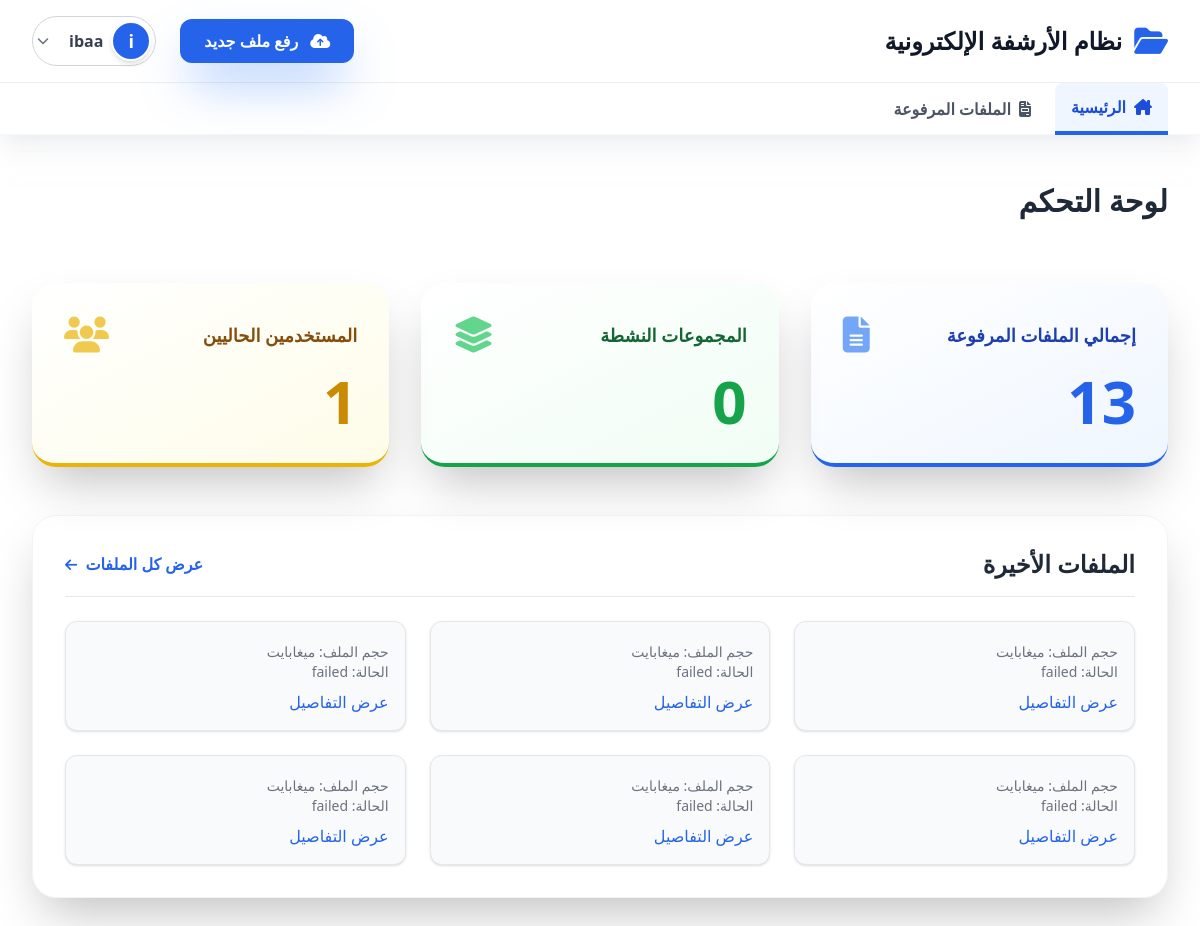
The page /dashboard/ (signed in) on the database its author committed.
### processing/models.py (models this page shows)
class Upload(models.Model):
    STATUS_CHOICES = [
        ('pending', 'Pending'),
        ('uploading', 'Uploading'),
        ('processing', 'Processing'),
        ('completed', 'Completed'),
        ('failed', 'Failed'),
    ]
    user = models.ForeignKey(User, on_delete=models.CASCADE)
    original_filename = models.CharField(max_length=255)
    stored_filename = models.CharField(max_length=255)
    total_pages = models.IntegerField(default=0)
    status = models.CharField(max_length=20, choices=STATUS_CHOICES, default='pending')
    created_at = models.DateTimeField(auto_now_add=True)
    updated_at = models.DateTimeField(auto_now=True)

### processing/views.py (the view)
# urls.py: path('dashboard/', views.dashboard_view, name='dashboard'),
@login_required
def dashboard_view(request):
    uploads_count = Upload.objects.count()
    groups_count = Group.objects.count()
    users_count = User.objects.count()
    latest_uploads = Upload.objects.order_by('-created_at')[:6]
    context = {
        'uploads_count': uploads_count,
        'groups_count': groups_count,
        'users_count': users_count,
        'uploads': latest_uploads,
    }
    return render(request, 'dashboard.html', context)

### processing/templates/dashboard.html (shortened to what this page needs)
{% extends "base.html" %}
{% block content %}
<main class="max-w-7xl mx-auto py-12 px-4 sm:px-6 lg:px-8 space-y-12">
    <h2 class="text-3xl font-extrabold text-gray-800 pb-4">لوحة التحكم</h2>
    <div class="grid grid-cols-1 md:grid-cols-3 gap-8">
        <div class="p-8 rounded-3xl shadow-2xl border-b-4 border-blue-600 bg-gradient-to-br from-white to-blue-50">
            <div class="flex items-center justify-between mb-4">
                <h3 class="text-lg font-semibold text-blue-800">إجمالي الملفات المرفوعة</h3>
                <i class="fa-solid fa-file-lines text-4xl text-blue-500 opacity-70"></i>
            </div>
            <p class="text-6xl font-extrabold text-blue-600">{{ uploads_count|default:0 }}</p>
        </div>
        <div class="p-8 rounded-3xl shadow-2xl border-b-4 border-green-600 bg-gradient-to-br from-white to-green-50">
            <div class="flex items-center justify-between mb-4">
                <h3 class="text-lg font-semibold text-green-800">المجموعات النشطة</h3>
                <i class="fa-solid fa-layer-group text-4xl text-green-500 opacity-70"></i>
            </div>
            <p class="text-6xl font-extrabold text-green-600">{{ groups_count|default:0 }}</p>
        </div>
        <div class="p-8 rounded-3xl shadow-2xl border-b-4 border-yellow-500 bg-gradient-to-br from-white to-yellow-50">
            <div class="flex items-center justify-between mb-4">
                <h3 class="text-lg font-semibold text-yellow-800">المستخدمين الحاليين</h3>
                <i class="fa-solid fa-users text-4xl text-yellow-500 opacity-70"></i>
            </div>
            <p class="text-6xl font-extrabold text-yellow-600">{{ users_count|default:0 }}</p>
        </div>
    </div>
    <div class="bg-white rounded-3xl shadow-2xl p-8 border border-gray-100 mt-8">
        <div class="flex justify-between items-center mb-6 border-b pb-4">
            <h3 class="text-2xl font-bold text-gray-800">الملفات الأخيرة</h3>
            <a href="{% url 'processing:upload_list' %}" class="text-blue-600 font-bold hover:text-blue-700 transition">
                عرض كل الملفات <i class="fa-solid fa-arrow-left mr-1 text-sm"></i>
            </a>
        </div>
        <div class="grid md:grid-cols-2 lg:grid-cols-3 gap-6">
            {% if uploads %}
                {% for upload in uploads %}
                    <div class="p-4 bg-gray-50 rounded-xl border border-gray-200 shadow hover:shadow-lg transition">
                        <p class="text-sm text-gray-500 mt-1">حجم الملف: {{ upload.size }} ميغابايت</p>
                        <p class="text-sm text-gray-500">الحالة: {{ upload.status }}</p>
                        <a href="{% url 'processing:upload_detail' upload.id %}" class="text-blue-600 mt-2 inline-block hover:text-blue-700">
                            عرض التفاصيل
                        </a>
                    </div>
                {% endfor %}
            {% endif %}
        </div>
    </div>
</main>
{% endblock %}

### processing/templates/base.html (shortened to what this page needs)
{% load static %}
<!DOCTYPE html>
<html lang="ar" dir="rtl">
<head>
    <link rel="stylesheet" href="https://cdnjs.cloudflare.com/ajax/libs/font-awesome/6.5.2/css/all.min.css" />
    <script src="https://cdn.tailwindcss.com"></script>
</head>
<body class="body-pattern text-gray-800">
<header class="sticky top-0 z-50 bg-white shadow-xl shadow-gray-200/50 border-b border-gray-100/70">
    <div class="max-w-7xl mx-auto px-4 sm:px-6 lg:px-8 py-4 flex justify-between items-center">
        <a href="{% url 'processing:dashboard' %}" class="flex items-center gap-3 flex-shrink-0 group">
            <span class="text-blue-600 text-3xl transition-transform group-hover:scale-105">
                <i class="fa-solid fa-folder-open"></i>
            </span>
            <h1 class="text-2xl font-extrabold text-gray-900 transition-colors group-hover:text-blue-700">نظام الأرشفة الإلكترونية</h1>
        </a>
        <div class="flex items-center gap-6 flex-shrink-0">
            <a href="{% url 'processing:upload_create' %}"
               class="bg-blue-600 text-white px-6 py-2.5 rounded-xl font-extrabold text-base
                      shadow-2xl shadow-blue-500/70
                      hover:bg-blue-700 transition transform hover:-translate-y-0.5 hover:shadow-blue-500/90 duration-300">
                <i class="fa-solid fa-cloud-upload-alt ml-2"></i> رفع ملف جديد
            </a>
            {% if user.is_authenticated %}
            <div x-data="{ open: false }" @keydown.escape.window="open = false" class="relative">
                <button @click="open = !open" type="button"
                        class="flex items-center gap-2 p-1 bg-white rounded-full
                               border border-gray-300 hover:border-blue-400
                               transition duration-150 focus:outline-none focus:ring-4 focus:ring-blue-500/50">
                    <div class="w-10 h-10 bg-blue-600 rounded-full flex items-center justify-center
                                text-white font-bold text-lg border-2 border-white shadow-md">
                        {{ user.username|slice:":1" }}{{ user.last_name|slice:":1" }}
                    </div>
                    <span class="font-bold text-gray-700 hidden sm:block ml-1">{{ user.username }}</span>
                    <i class="fa-solid fa-chevron-down text-gray-500 text-xs mr-2 transition-transform" :class="{ 'rotate-180': open }"></i>
                </button>
            </div>
            {% endif %}
        </div>
    </div>
    <div class="h-px bg-gray-200/70"></div>
    <nav class="max-w-7xl mx-auto px-4 sm:px-6 lg:px-8">
        <div class="flex items-center gap-2 text-base font-semibold">
            <a href="{% url 'processing:dashboard' %}" class="py-3 px-4 transition duration-200 rounded-t-lg flex items-center {% if request.resolver_match.url_name == 'dashboard' %}text-blue-700 border-b-4 border-blue-600 font-extrabold -mb-px bg-blue-50{% else %}text-gray-600 hover:text-blue-700 hover:bg-blue-50/50{% endif %}">
                <i class="fa-solid fa-house-chimney ml-2"></i> الرئيسية
            </a>
            <a href="{% url 'processing:upload_list' %}" class="py-3 px-4 transition duration-200 rounded-t-lg flex items-center {% if request.resolver_match.url_name == 'upload_list' %}text-blue-700 border-b-4 border-blue-600 font-extrabold -mb-px bg-blue-50{% else %}text-gray-600 hover:text-blue-700 hover:bg-blue-50/50{% endif %}">
                <i class="fa-solid fa-file-invoice ml-2"></i> الملفات المرفوعة
            </a>
        </div>
    </nav>
</header>
{% block content %}{% endblock %}
</body>
</html>

### rows shown on the page
Upload: status "failed"
Upload: status "failed"
Upload: status "failed"
Upload: status "failed"
Upload: status "failed"
Upload: status "failed"

### other values the page prints
{{ user.username|slice:":1" }} "i"
{{ user.username }} "ibaa"
{{ uploads_count|default:0 }} "13"
{{ groups_count|default:0 }} "0"
{{ users_count|default:0 }} "1"
